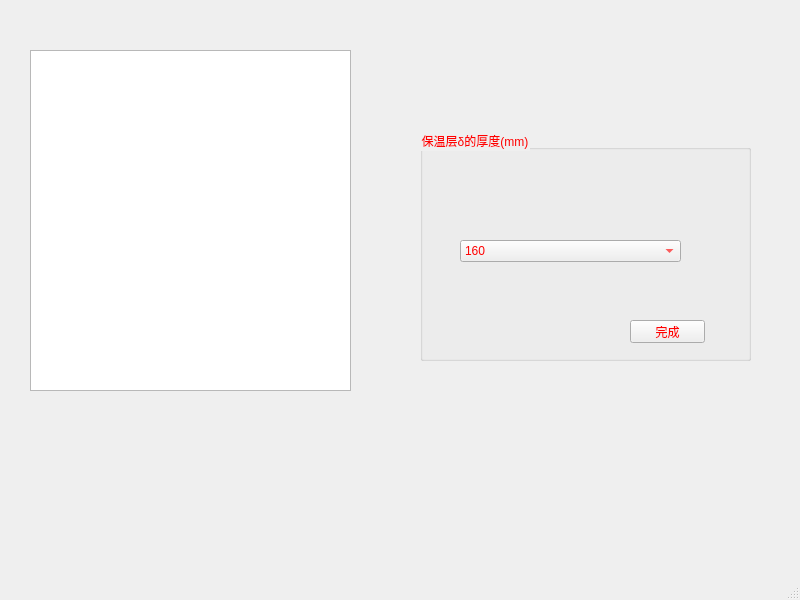
<?xml version="1.0" encoding="UTF-8"?>
<ui version="4.0">
 <class>MainWindow</class>
 <widget class="QMainWindow" name="MainWindow">
  <property name="geometry">
   <rect>
    <x>0</x>
    <y>0</y>
    <width>800</width>
    <height>600</height>
   </rect>
  </property>
  <property name="windowTitle">
   <string>MainWindow</string>
  </property>
  <widget class="QWidget" name="centralwidget">
   <widget class="QGroupBox" name="groupBox">
    <property name="geometry">
     <rect>
      <x>420</x>
      <y>130</y>
      <width>331</width>
      <height>231</height>
     </rect>
    </property>
    <property name="styleSheet">
     <string notr="true">color: rgb(255, 0, 0);
font: 8pt &quot;楷体&quot;;</string>
    </property>
    <property name="title">
     <string>保温层δ的厚度(mm)</string>
    </property>
    <widget class="QComboBox" name="comboBox">
     <property name="geometry">
      <rect>
       <x>40</x>
       <y>110</y>
       <width>221</width>
       <height>22</height>
      </rect>
     </property>
     <item>
      <property name="text">
       <string>160</string>
      </property>
     </item>
     <item>
      <property name="text">
       <string>120</string>
      </property>
     </item>
     <item>
      <property name="text">
       <string>90</string>
      </property>
     </item>
     <item>
      <property name="text">
       <string>70</string>
      </property>
     </item>
     <item>
      <property name="text">
       <string>60</string>
      </property>
     </item>
     <item>
      <property name="text">
       <string>50</string>
      </property>
     </item>
     <item>
      <property name="text">
       <string>40</string>
      </property>
     </item>
    </widget>
    <widget class="QPushButton" name="fff">
     <property name="geometry">
      <rect>
       <x>210</x>
       <y>190</y>
       <width>75</width>
       <height>23</height>
      </rect>
     </property>
     <property name="text">
      <string>完成</string>
     </property>
    </widget>
   </widget>
   <widget class="QGraphicsView" name="graphicsView">
    <property name="geometry">
     <rect>
      <x>30</x>
      <y>50</y>
      <width>321</width>
      <height>341</height>
     </rect>
    </property>
    <property name="styleSheet">
     <string notr="true">border-image: url(:/wuding1/2.png);</string>
    </property>
   </widget>
  </widget>
  <widget class="QMenuBar" name="menubar">
   <property name="geometry">
    <rect>
     <x>0</x>
     <y>0</y>
     <width>800</width>
     <height>22</height>
    </rect>
   </property>
  </widget>
  <widget class="QStatusBar" name="statusbar"/>
 </widget>
 <resources>
  <include location="../pic/wuding.qrc"/>
 </resources>
 <connections/>
</ui>
